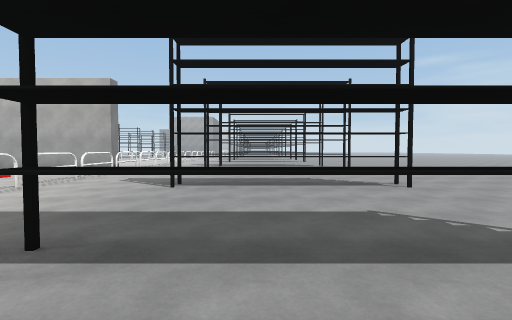
View 1 (above)

14 first-person views from a walk through a Unity game level. The camera is 1.4 m above the floor, tilts 2° down and sees 85° across. Doors are open. The floor is counted in squares, 2 m on a side. Each view is taken from the middle of a square. On the plan, view 1 faces up. The plan holds only what a view shows up to about 9 squares ahead; the rest is blank. The place goes on beyond the plan. The player is left out. Surface patterns are stand-ins for the level's own textures.

View 2
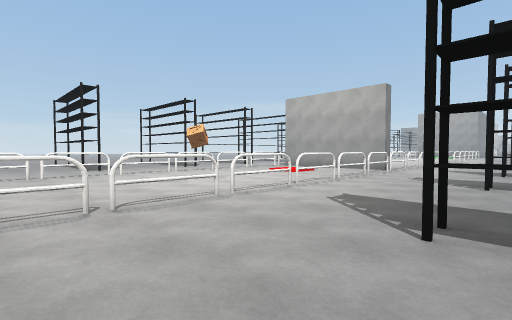

View 3
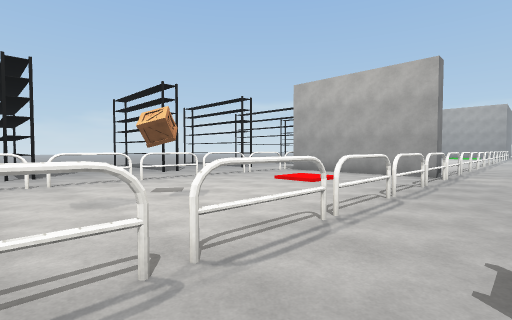

View 4
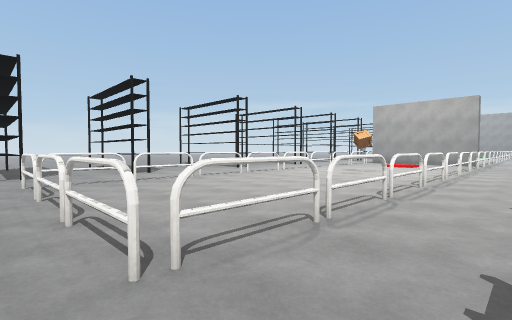

View 5
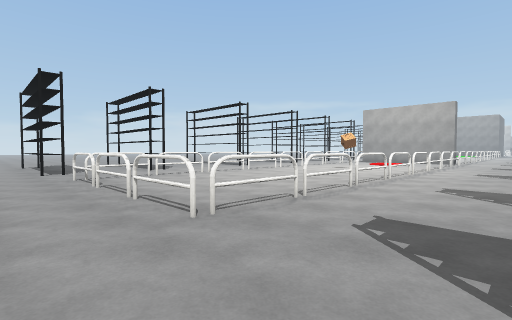

View 6
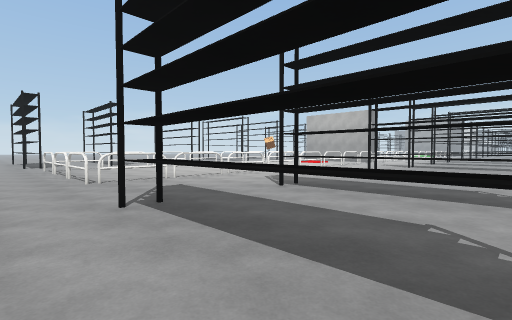

View 7
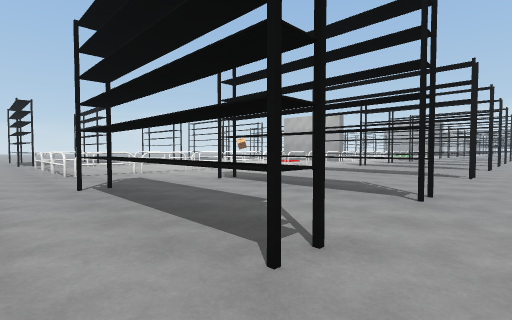

View 8
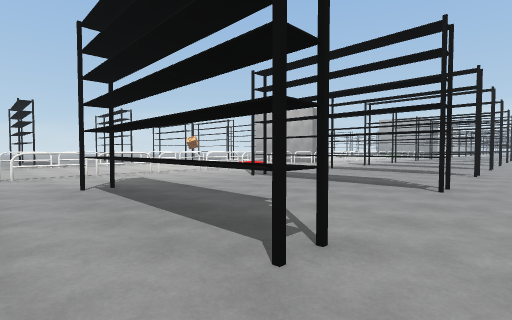

View 9
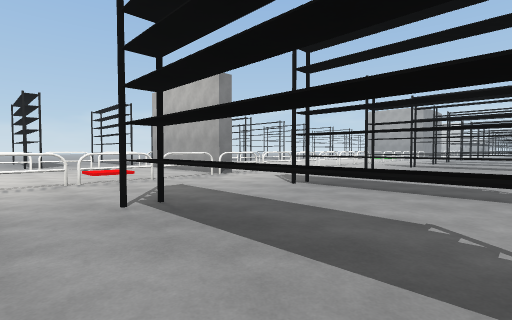

View 10
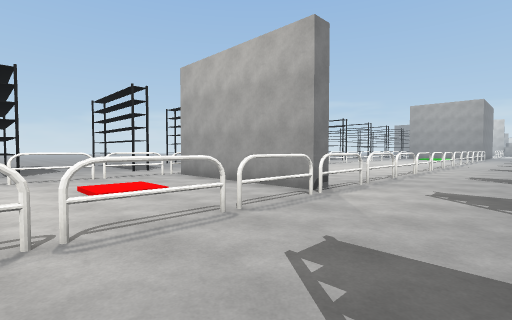

View 11
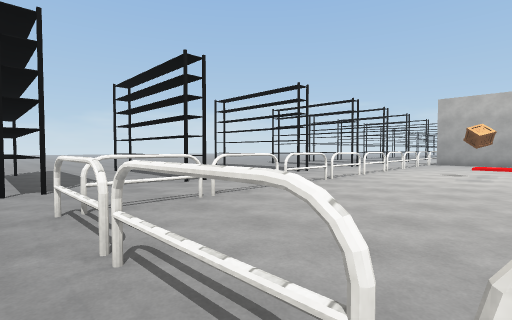

View 12
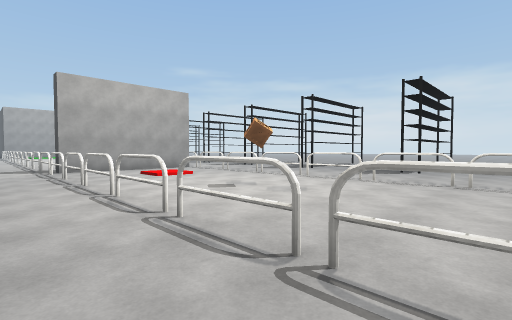

View 13
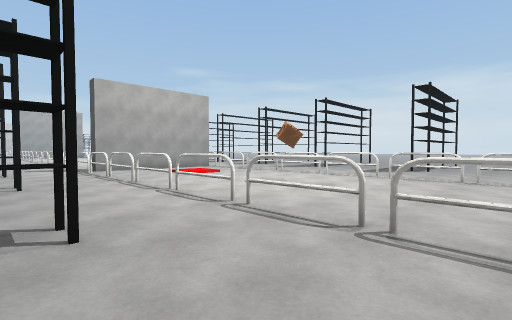

View 14
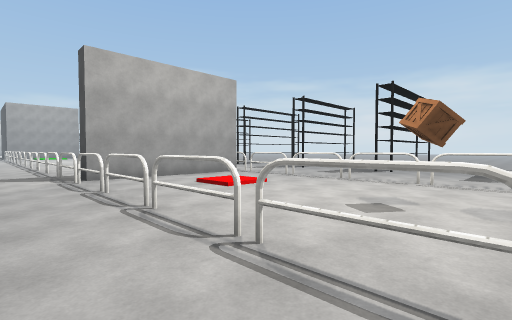

### Floor plan
Key: @ floor where view 1 was taken; # wall or solid block; x gap in a wall; . main floor; : floor 0.25 m higher than the main floor; T thing the floor can be seen under or through; F fence; B box; O other object.
Columns run from 17 left of view 1 to 7 right of it. Each row starts with its distance up from view 1.
 16              ..
 15             O..
 14        .O  .F...
 13        .O  .F...###
 12        .F  .F......
 11       ..F  .F.......
 10       ..F   F.......
  9      #..#####...TTTTT
  8      ...F...F............
  7      ...x.:.x............
  6      #..F...F...TTTTT...
  5      ...F...F..........
  4      ...F...F.........
  3      ...F.B.F.........
  2      #..F...F...TTTTT.
  1      ...F...F.........
  0      ...x...x....@....
 -1      ...F...F.........
 -2   #  #..F...F...TTTTT.
 -3  .......F...F.........
 -4 ........F...F.........
 -5 .#####..FFFFF...#####.
 -6    ...................
 -7       ................

Positions as (right, up) in squares from view 1, and headings:
1: (0, 0), facing up
2: (-1, -1), facing up-left
3: (-3, 1), facing up-left
4: (-3, -6), facing up-left
5: (-2, -7), facing up-left
6: (2, -7), facing up-left
7: (4, -7), facing up-left
8: (4, -4), facing up-left
9: (2, 4), facing up-left
10: (-2, 5), facing up-left
11: (-6, -6), facing up-left
12: (-11, -1), facing up-right
13: (-12, -1), facing up-right
14: (-11, 2), facing up-right
